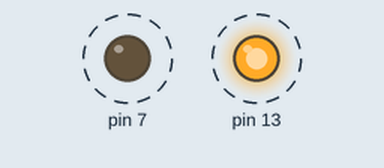
This sketch was run on a simulated Arduino Uno, built with avr-gcc and run on an emulated ATmega328P. Shown: output pins drawn as LEDs (lit = HIGH). Dashed ring = blinking.

Above: at 0.5 s.
Timing chart, 0 to 4.6 s (numbered marks = the images above):
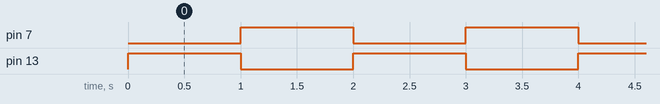

Measured:
- by itself, pin 7, pin 13: alternates HIGH for 1.0 s and LOW for 1.0 s

The sketch:

01_13_7pin.ino
```cpp
void setup() {
  // put your setup code here, to run once:
  pinMode(13, OUTPUT);
  pinMode(7, OUTPUT);
}

void loop() {
  // put your main code here, to run repeatedly:
  digitalWrite(13, HIGH);
  digitalWrite(7, LOW);
  delay(1000);
  digitalWrite(13, LOW);
  digitalWrite(7, HIGH);
  delay(1000);
}
```
